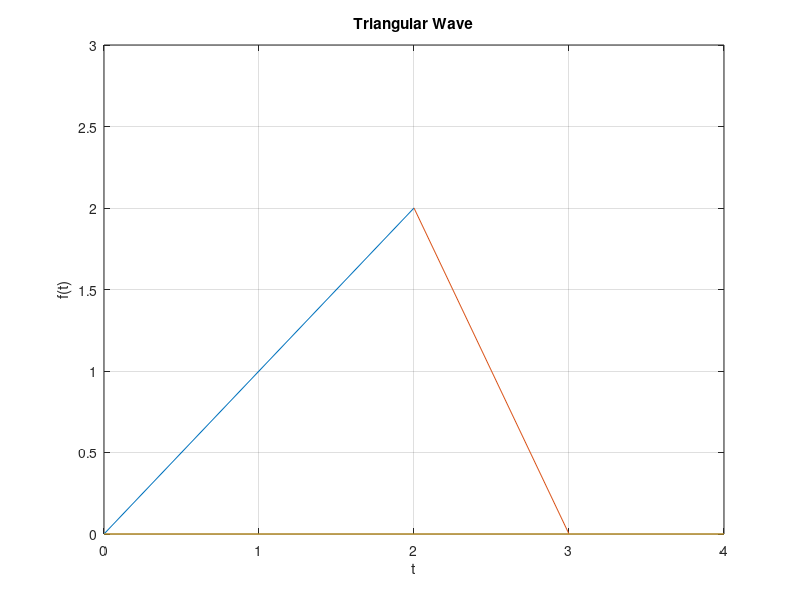

MATLAB code to generate this figure:
clear all
close all
t=0:2;
A = t;
figure(1)    
plot(t,A)
hold on
t=2:3;
A = (-2)*t +6;
plot(t,A)
title('Triangular Wave')
ylabel('f(t)')
xlabel('t')
axis([0 4 0 3])
grid on
y = get(gca, 'XLim');
plot(y, [0 0], '-')
